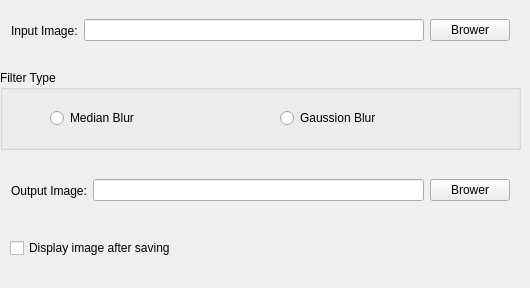
<?xml version="1.0" encoding="UTF-8"?>
<ui version="4.0">
 <class>MainWindow</class>
 <widget class="QMainWindow" name="MainWindow">
  <property name="geometry">
   <rect>
    <x>0</x>
    <y>0</y>
    <width>530</width>
    <height>288</height>
   </rect>
  </property>
  <property name="windowTitle">
   <string>MainWindow</string>
  </property>
  <widget class="QWidget" name="centralWidget">
   <widget class="QWidget" name="horizontalLayoutWidget">
    <property name="geometry">
     <rect>
      <x>0</x>
      <y>0</y>
      <width>521</width>
      <height>61</height>
     </rect>
    </property>
    <layout class="QHBoxLayout" name="topHorizontalLayout">
     <item>
      <widget class="QLabel" name="inputLabel">
       <property name="text">
        <string>Input Image:</string>
       </property>
      </widget>
     </item>
     <item>
      <widget class="QLineEdit" name="inputLineEdit"/>
     </item>
     <item>
      <widget class="QPushButton" name="inputPushButton">
       <property name="text">
        <string>Brower</string>
       </property>
      </widget>
     </item>
    </layout>
   </widget>
   <widget class="QGroupBox" name="filterTypeGroupBox">
    <property name="geometry">
     <rect>
      <x>0</x>
      <y>70</y>
      <width>521</width>
      <height>80</height>
     </rect>
    </property>
    <property name="title">
     <string>Filter Type</string>
    </property>
    <widget class="QRadioButton" name="medianBlurRadioButton">
     <property name="geometry">
      <rect>
       <x>50</x>
       <y>40</y>
       <width>89</width>
       <height>16</height>
      </rect>
     </property>
     <property name="text">
      <string>Median Blur</string>
     </property>
    </widget>
    <widget class="QRadioButton" name="gaussianBlurRradioButton">
     <property name="geometry">
      <rect>
       <x>280</x>
       <y>40</y>
       <width>111</width>
       <height>16</height>
      </rect>
     </property>
     <property name="text">
      <string>Gaussion Blur</string>
     </property>
    </widget>
   </widget>
   <widget class="QWidget" name="horizontalLayoutWidget_2">
    <property name="geometry">
     <rect>
      <x>0</x>
      <y>160</y>
      <width>521</width>
      <height>61</height>
     </rect>
    </property>
    <layout class="QHBoxLayout" name="bottomHorizontalLayout">
     <item>
      <widget class="QLabel" name="outputLabel">
       <property name="text">
        <string>Output Image:</string>
       </property>
      </widget>
     </item>
     <item>
      <widget class="QLineEdit" name="outputLineEdit"/>
     </item>
     <item>
      <widget class="QPushButton" name="outputPushButton">
       <property name="text">
        <string>Brower</string>
       </property>
      </widget>
     </item>
    </layout>
   </widget>
   <widget class="QCheckBox" name="displayImageCheckBox">
    <property name="geometry">
     <rect>
      <x>10</x>
      <y>240</y>
      <width>191</width>
      <height>16</height>
     </rect>
    </property>
    <property name="text">
     <string>Display image after saving</string>
    </property>
   </widget>
  </widget>
 </widget>
 <layoutdefault spacing="6" margin="11"/>
 <resources/>
 <connections/>
</ui>
